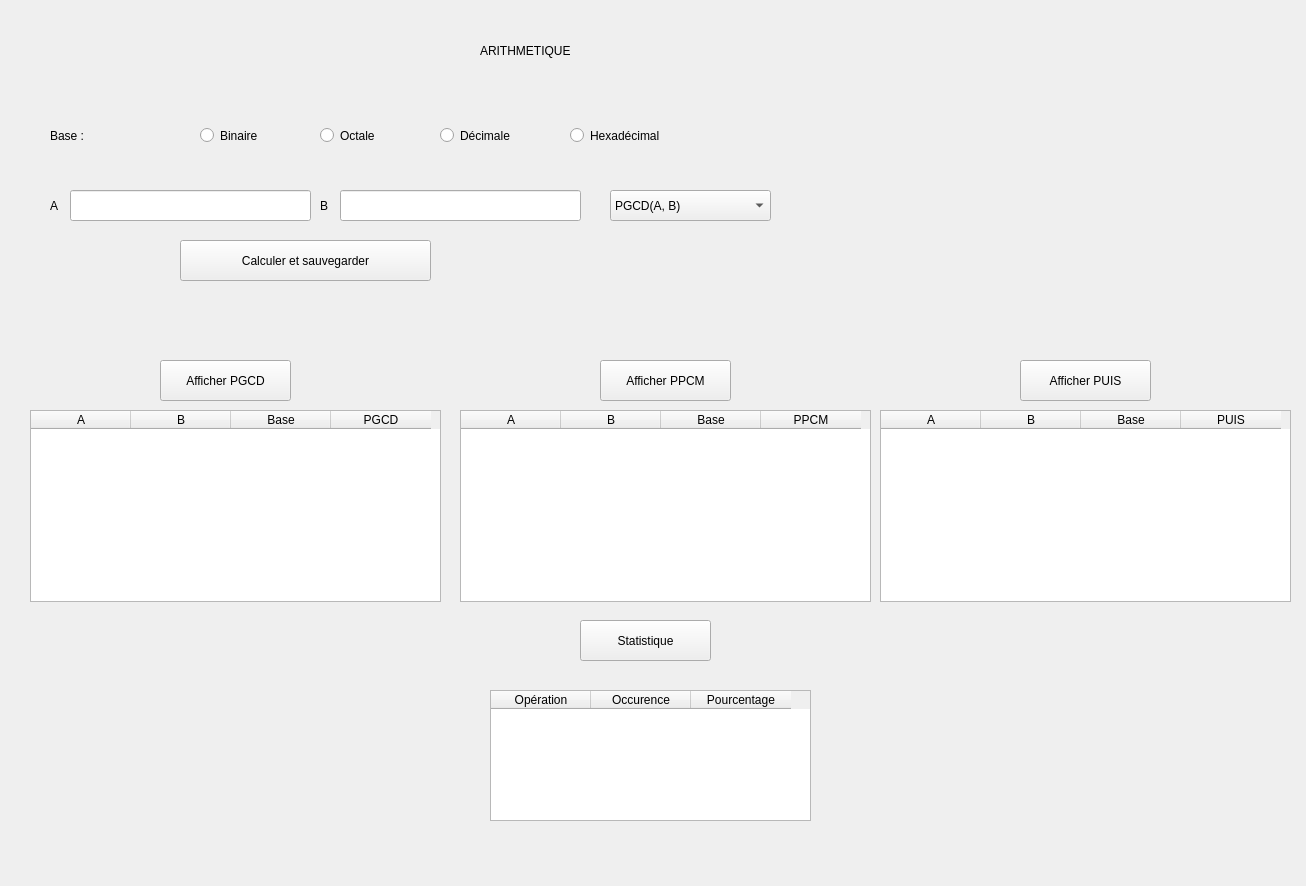
<?xml version="1.0" encoding="UTF-8"?>
<ui version="4.0">
 <class>Form</class>
 <widget class="QWidget" name="Form">
  <property name="geometry">
   <rect>
    <x>0</x>
    <y>0</y>
    <width>1306</width>
    <height>886</height>
   </rect>
  </property>
  <property name="windowTitle">
   <string>Form</string>
  </property>
  <widget class="QLabel" name="label">
   <property name="geometry">
    <rect>
     <x>480</x>
     <y>30</y>
     <width>291</width>
     <height>41</height>
    </rect>
   </property>
   <property name="styleSheet">
    <string notr="true">font: 24pt &quot;MS Shell Dlg 2&quot;;</string>
   </property>
   <property name="text">
    <string>ARITHMETIQUE</string>
   </property>
  </widget>
  <widget class="QLabel" name="label_2">
   <property name="geometry">
    <rect>
     <x>50</x>
     <y>120</y>
     <width>55</width>
     <height>31</height>
    </rect>
   </property>
   <property name="text">
    <string>Base : </string>
   </property>
  </widget>
  <widget class="QRadioButton" name="r1">
   <property name="geometry">
    <rect>
     <x>200</x>
     <y>120</y>
     <width>91</width>
     <height>31</height>
    </rect>
   </property>
   <property name="text">
    <string>Binaire</string>
   </property>
  </widget>
  <widget class="QRadioButton" name="r2">
   <property name="geometry">
    <rect>
     <x>320</x>
     <y>120</y>
     <width>91</width>
     <height>31</height>
    </rect>
   </property>
   <property name="text">
    <string>Octale</string>
   </property>
  </widget>
  <widget class="QRadioButton" name="r3">
   <property name="geometry">
    <rect>
     <x>440</x>
     <y>120</y>
     <width>91</width>
     <height>31</height>
    </rect>
   </property>
   <property name="text">
    <string>Décimale</string>
   </property>
  </widget>
  <widget class="QRadioButton" name="r4">
   <property name="geometry">
    <rect>
     <x>570</x>
     <y>120</y>
     <width>111</width>
     <height>31</height>
    </rect>
   </property>
   <property name="text">
    <string>Hexadécimal</string>
   </property>
  </widget>
  <widget class="QLineEdit" name="le1">
   <property name="geometry">
    <rect>
     <x>70</x>
     <y>190</y>
     <width>241</width>
     <height>31</height>
    </rect>
   </property>
  </widget>
  <widget class="QLineEdit" name="le2">
   <property name="geometry">
    <rect>
     <x>340</x>
     <y>190</y>
     <width>241</width>
     <height>31</height>
    </rect>
   </property>
  </widget>
  <widget class="QLabel" name="label_3">
   <property name="geometry">
    <rect>
     <x>50</x>
     <y>190</y>
     <width>55</width>
     <height>31</height>
    </rect>
   </property>
   <property name="text">
    <string>A</string>
   </property>
  </widget>
  <widget class="QLabel" name="label_4">
   <property name="geometry">
    <rect>
     <x>320</x>
     <y>190</y>
     <width>55</width>
     <height>31</height>
    </rect>
   </property>
   <property name="text">
    <string>B</string>
   </property>
  </widget>
  <widget class="QComboBox" name="cbx">
   <property name="geometry">
    <rect>
     <x>610</x>
     <y>190</y>
     <width>161</width>
     <height>31</height>
    </rect>
   </property>
   <item>
    <property name="text">
     <string>PGCD(A, B)</string>
    </property>
   </item>
   <item>
    <property name="text">
     <string>PPCM(A, B)</string>
    </property>
   </item>
   <item>
    <property name="text">
     <string>PUIS(A, B)</string>
    </property>
   </item>
  </widget>
  <widget class="QTableWidget" name="tw1">
   <property name="geometry">
    <rect>
     <x>30</x>
     <y>410</y>
     <width>411</width>
     <height>192</height>
    </rect>
   </property>
   <column>
    <property name="text">
     <string>A</string>
    </property>
   </column>
   <column>
    <property name="text">
     <string>B</string>
    </property>
   </column>
   <column>
    <property name="text">
     <string>Base</string>
    </property>
   </column>
   <column>
    <property name="text">
     <string>PGCD</string>
    </property>
   </column>
  </widget>
  <widget class="QTableWidget" name="tw4">
   <property name="geometry">
    <rect>
     <x>490</x>
     <y>690</y>
     <width>321</width>
     <height>131</height>
    </rect>
   </property>
   <property name="styleSheet">
    <string notr="true"/>
   </property>
   <column>
    <property name="text">
     <string>Opération</string>
    </property>
   </column>
   <column>
    <property name="text">
     <string>Occurence</string>
    </property>
   </column>
   <column>
    <property name="text">
     <string>Pourcentage</string>
    </property>
   </column>
  </widget>
  <widget class="QPushButton" name="b2">
   <property name="geometry">
    <rect>
     <x>160</x>
     <y>360</y>
     <width>131</width>
     <height>41</height>
    </rect>
   </property>
   <property name="text">
    <string>Afficher PGCD</string>
   </property>
  </widget>
  <widget class="QPushButton" name="b3">
   <property name="geometry">
    <rect>
     <x>600</x>
     <y>360</y>
     <width>131</width>
     <height>41</height>
    </rect>
   </property>
   <property name="text">
    <string>Afficher PPCM</string>
   </property>
  </widget>
  <widget class="QPushButton" name="b4">
   <property name="geometry">
    <rect>
     <x>1020</x>
     <y>360</y>
     <width>131</width>
     <height>41</height>
    </rect>
   </property>
   <property name="text">
    <string>Afficher PUIS</string>
   </property>
  </widget>
  <widget class="QPushButton" name="b5">
   <property name="geometry">
    <rect>
     <x>580</x>
     <y>620</y>
     <width>131</width>
     <height>41</height>
    </rect>
   </property>
   <property name="text">
    <string>Statistique</string>
   </property>
  </widget>
  <widget class="QPushButton" name="b1">
   <property name="geometry">
    <rect>
     <x>180</x>
     <y>240</y>
     <width>251</width>
     <height>41</height>
    </rect>
   </property>
   <property name="text">
    <string>Calculer et sauvegarder</string>
   </property>
  </widget>
  <widget class="QTableWidget" name="tw2">
   <property name="geometry">
    <rect>
     <x>460</x>
     <y>410</y>
     <width>411</width>
     <height>192</height>
    </rect>
   </property>
   <column>
    <property name="text">
     <string>A</string>
    </property>
   </column>
   <column>
    <property name="text">
     <string>B</string>
    </property>
   </column>
   <column>
    <property name="text">
     <string>Base</string>
    </property>
   </column>
   <column>
    <property name="text">
     <string>PPCM</string>
    </property>
   </column>
  </widget>
  <widget class="QTableWidget" name="tw3">
   <property name="geometry">
    <rect>
     <x>880</x>
     <y>410</y>
     <width>411</width>
     <height>192</height>
    </rect>
   </property>
   <column>
    <property name="text">
     <string>A</string>
    </property>
   </column>
   <column>
    <property name="text">
     <string>B</string>
    </property>
   </column>
   <column>
    <property name="text">
     <string>Base</string>
    </property>
   </column>
   <column>
    <property name="text">
     <string>PUIS</string>
    </property>
   </column>
  </widget>
 </widget>
 <resources/>
 <connections/>
</ui>
